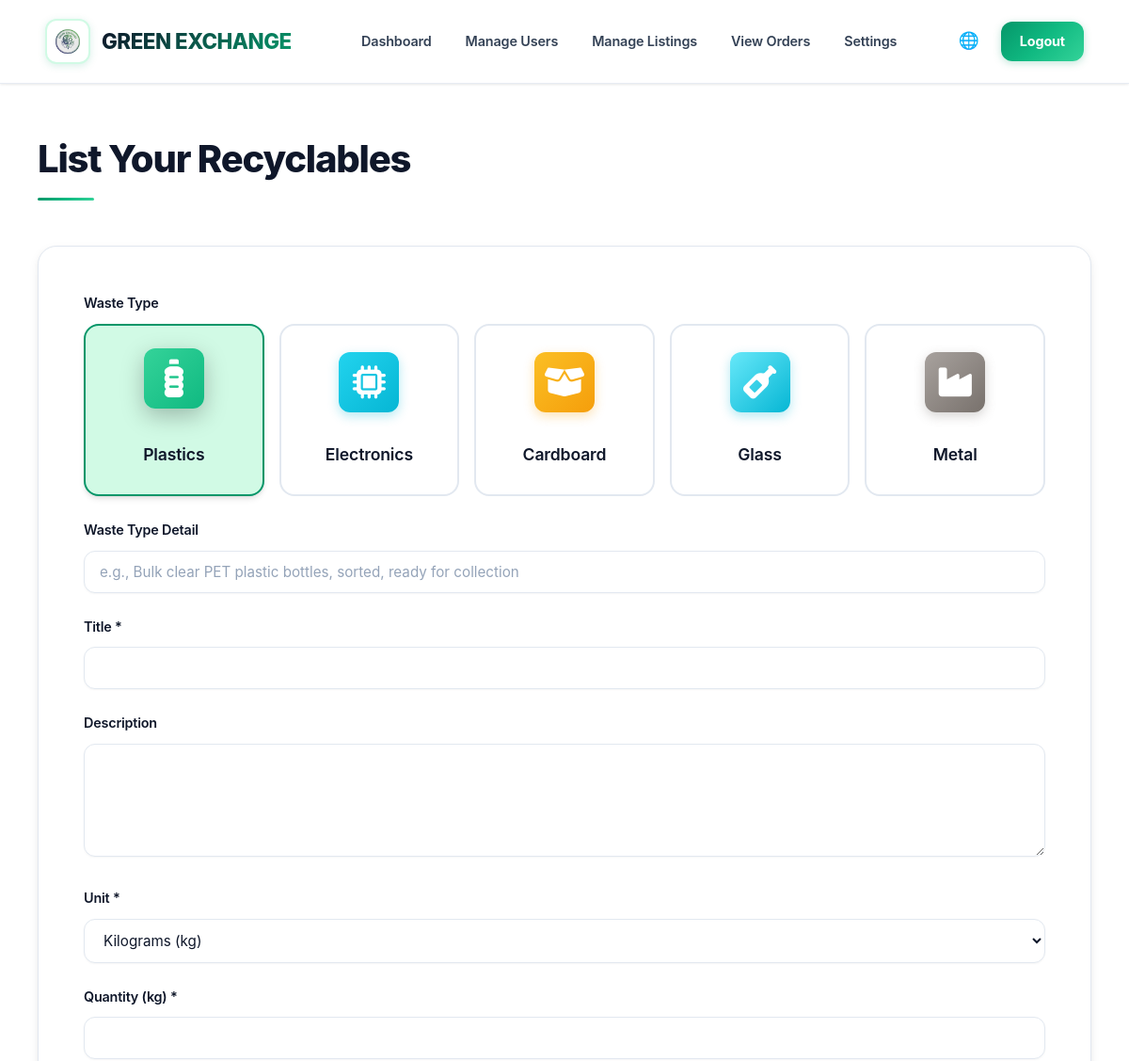
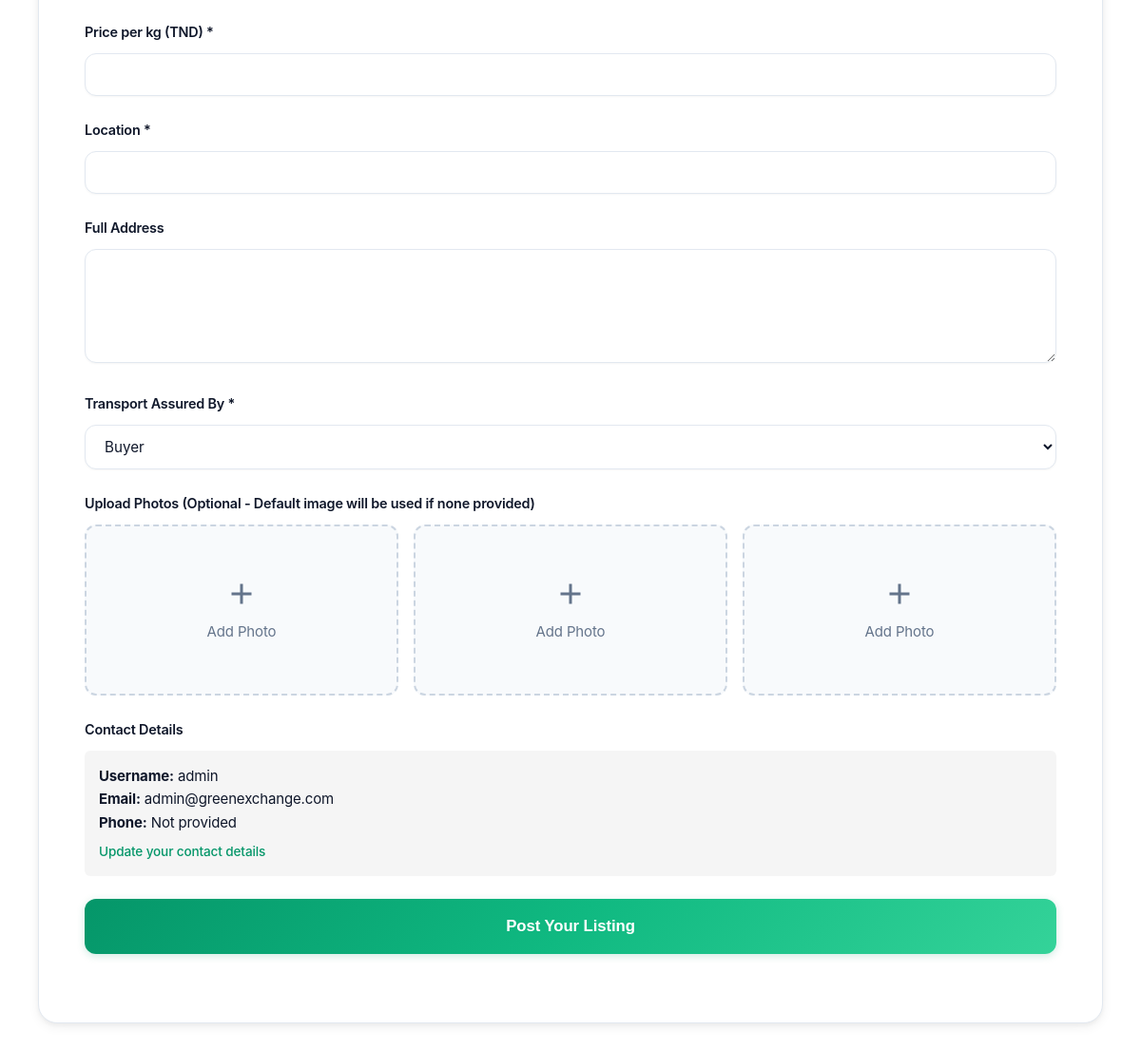
The page /pages/post.php (signed in) on the database its author committed (2 pictures, top to bottom).
### tables this page shows
CREATE TABLE users (
    id INTEGER PRIMARY KEY AUTOINCREMENT,
    username VARCHAR(50) UNIQUE NOT NULL,
    email VARCHAR(100) UNIQUE NOT NULL,
    password VARCHAR(255) NOT NULL,
    phone VARCHAR(20),
    address TEXT,
    city VARCHAR(100),
    role VARCHAR(10) DEFAULT 'user' CHECK(role IN ('user', 'admin')),
    verified BOOLEAN DEFAULT 0,
    account_fee_paid BOOLEAN DEFAULT 0,
    created_at DATETIME DEFAULT CURRENT_TIMESTAMP
);

### config/languages.php (called while the page is built, shortened)
<?php
function getCurrentLanguage() {
    return DEFAULT_LANGUAGE;
}
function loadTranslations($lang) {
    $translations = [];
    $lang_file = __DIR__ . "/../lang/{$lang}.php";
    if (file_exists($lang_file)) {
        if (isset($translations) && is_array($translations) && count($translations) > 0) {
            return $translations;
        }
    }
    return [];
}
function t($key, $params = []) {
    static $translations = null;
    static $current_lang = null;
    $lang = getCurrentLanguage();
    if ($translations === null || $current_lang !== $lang || empty($translations)) {
        $current_lang = $lang;
        $translations = loadTranslations($current_lang);
    }
    $translation = isset($translations[$key]) ? $translations[$key] : $key;
    return $translation;
}

### includes/functions.php (called while the page is built, shortened)
<?php
function getCurrentUser() {
    $pdo = getDB();
    $stmt = $pdo->prepare("SELECT * FROM users WHERE id = ?");
    $stmt->execute([$_SESSION['user_id']]);
    return $stmt->fetch();
}
function isAdmin() {
    $user = getCurrentUser();
    return $user && $user['role'] === 'admin';
}
function escape($string) {
    return htmlspecialchars($string, ENT_QUOTES, 'UTF-8');
}

### pages/post.php (the view, shortened to what this page needs)
<?php
require_once __DIR__ . '/../includes/functions.php';
$user = getCurrentUser();
require_once __DIR__ . '/../includes/header.php';
?>
<div class="container">
    <h1 class="page-title"><?php echo t('list_your_recyclables'); ?></h1>
    <form action="/api/post.php" method="POST" enctype="multipart/form-data">
        <div class="form-group">
            <label><?php echo t('waste_type'); ?></label>
            <div class="waste-type-selection">
                <div class="waste-type-btn" data-type="plastics">
                    <div class="waste-type-icon waste-type-icon-plastics">
                        <i class="fa-solid fa-bottle-water"></i>
                    </div>
                    <span><?php echo t('category_plastics'); ?></span>
                </div>
                <div class="waste-type-btn" data-type="electronics">
                    <div class="waste-type-icon waste-type-icon-electronics">
                        <i class="fa-solid fa-microchip"></i>
                    </div>
                    <span><?php echo t('category_electronics'); ?></span>
                </div>
                <div class="waste-type-btn" data-type="cardboard">
                    <div class="waste-type-icon waste-type-icon-cardboard">
                        <i class="fa-solid fa-box-open"></i>
                    </div>
                    <span><?php echo t('category_cardboard'); ?></span>
                </div>
                <div class="waste-type-btn" data-type="glass">
                    <div class="waste-type-icon waste-type-icon-glass">
                        <i class="fa-solid fa-wine-bottle"></i>
                    </div>
                    <span><?php echo t('category_glass'); ?></span>
                </div>
                <div class="waste-type-btn" data-type="metal">
                    <div class="waste-type-icon waste-type-icon-metal">
                        <i class="fa-solid fa-industry"></i>
                    </div>
                    <span><?php echo t('category_metal'); ?></span>
                </div>
            </div>
        </div>
        <div class="form-group">
            <label for="waste_type"><?php echo t('waste_type_detail'); ?></label>
            <input type="text" id="waste_type" name="waste_type" placeholder="e.g., Bulk clear PET plastic bottles, sorted, ready for collection" required>
        </div>
        <div class="form-group">
            <label for="title"><?php echo t('title'); ?> *</label>
            <input type="text" id="title" name="title" required>
        </div>
        <div class="form-group">
            <label for="description"><?php echo t('description'); ?></label>
            <textarea id="description" name="description" rows="4"></textarea>
        </div>
        <div class="form-group">
            <label for="unit"><?php echo t('unit'); ?> *</label>
            <select id="unit" name="unit" required onchange="updateQuantityLabel()">
                <option value="kg"><?php echo t('kg'); ?></option>
            </select>
        </div>
        <div class="form-group">
            <label for="quantity" id="quantity-label"><?php echo t('quantity'); ?> (kg) *</label>
            <input type="number" id="quantity" name="quantity" step="0.01" min="0" required>
        </div>
        <div class="form-group">
            <label for="price_per_kg"><?php echo t('price_per_kg'); ?> *</label>
            <input type="number" id="price_per_kg" name="price_per_kg" step="0.01" min="0" required>
        </div>
        <div class="form-group">
            <label for="location"><?php echo t('location'); ?> *</label>
            <input type="text" id="location" name="location" required>
        </div>
        <div class="form-group">
            <label for="address"><?php echo t('full_address'); ?></label>
            <textarea id="address" name="address" rows="2"></textarea>
        </div>
        <div class="form-group">
            <label for="transport_by"><?php echo t('transport_by'); ?> *</label>
            <select id="transport_by" name="transport_by" required>
                <option value="buyer"><?php echo t('buyer'); ?></option>
            </select>
        </div>
        <div class="form-group">
            <label><?php echo t('upload_photos'); ?> <?php echo t('optional_default_image'); ?></label>
            <div class="photo-upload">
                <div class="photo-thumbnail" onclick="document.getElementById('photo1').click()">
                    <div class="add-photo" id="preview0">
                        <svg viewBox="0 0 24 24" fill="none" stroke="currentColor" stroke-width="2">
                            <line x1="12" y1="5" x2="12" y2="19"></line>
                            <line x1="5" y1="12" x2="19" y2="12"></line>
                        </svg>
                        <span>Add Photo</span>
                    </div>
                </div>
                <div class="photo-thumbnail" onclick="document.getElementById('photo2').click()">
                    <div class="add-photo" id="preview1">
                        <svg viewBox="0 0 24 24" fill="none" stroke="currentColor" stroke-width="2">
                            <line x1="12" y1="5" x2="12" y2="19"></line>
                            <line x1="5" y1="12" x2="19" y2="12"></line>
                        </svg>
                        <span>Add Photo</span>
                    </div>
                </div>
                <div class="photo-thumbnail" onclick="document.getElementById('photo3').click()">
                    <div class="add-photo" id="preview2">
                        <svg viewBox="0 0 24 24" fill="none" stroke="currentColor" stroke-width="2">
                            <line x1="12" y1="5" x2="12" y2="19"></line>
                            <line x1="5" y1="12" x2="19" y2="12"></line>
                        </svg>
                        <span>Add Photo</span>
                    </div>
                </div>
            </div>
        </div>
        <div class="form-group">
            <label><?php echo t('contact_details'); ?></label>
            <div style="background: #f5f5f5; padding: 15px; border-radius: 6px;">
                <p><strong><?php echo t('username'); ?>:</strong> <?php echo escape($user['username']); ?></p>
                <p><strong><?php echo t('email'); ?>:</strong> <?php echo escape($user['email']); ?></p>
                <p><strong><?php echo t('phone'); ?>:</strong> <?php echo escape($user['phone'] ?? t('not_provided')); ?></p>
                <small><a href="/pages/profile.php"><?php echo t('update_contact'); ?></a></small>
            </div>
        </div>
        <div class="form-group">
            <button type="submit" id="submitBtn" class="btn btn-primary btn-block" disabled>
                <span id="submitText"><?php echo t('post_listing'); ?></span>
            </button>
        </div>
    </form>
</div>
<?php require_once __DIR__ . '/../includes/footer.php'; ?>

### pages/post.php (style rules this page uses)
.photo-thumbnail { position: relative; }

### rows shown on the page
users: username "admin", email "admin@greenexchange.com", phone "Not provided"

### other values the page prints
t('dashboard') "Dashboard"
t('manage_users') "Manage Users"
t('manage_listings') "Manage Listings"
t('view_orders') "View Orders"
t('settings') "Settings"
t('logout') "Logout"
t('list_your_recyclables') "List Your Recyclables"
t('waste_type') "Waste Type"
t('category_plastics') "Plastics"
t('category_electronics') "Electronics"
t('category_cardboard') "Cardboard"
t('category_glass') "Glass"
t('category_metal') "Metal"
t('waste_type_detail') "Waste Type Detail"
t('title') "Title"
